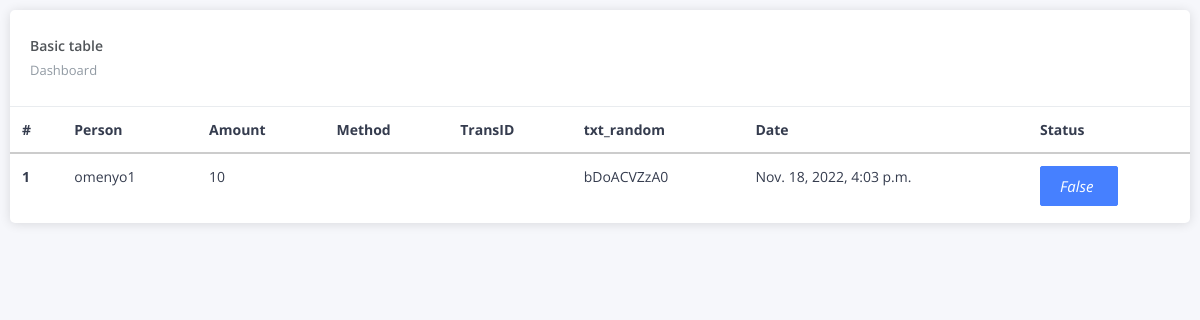
The page /deposit_table on the database as committed earlier.
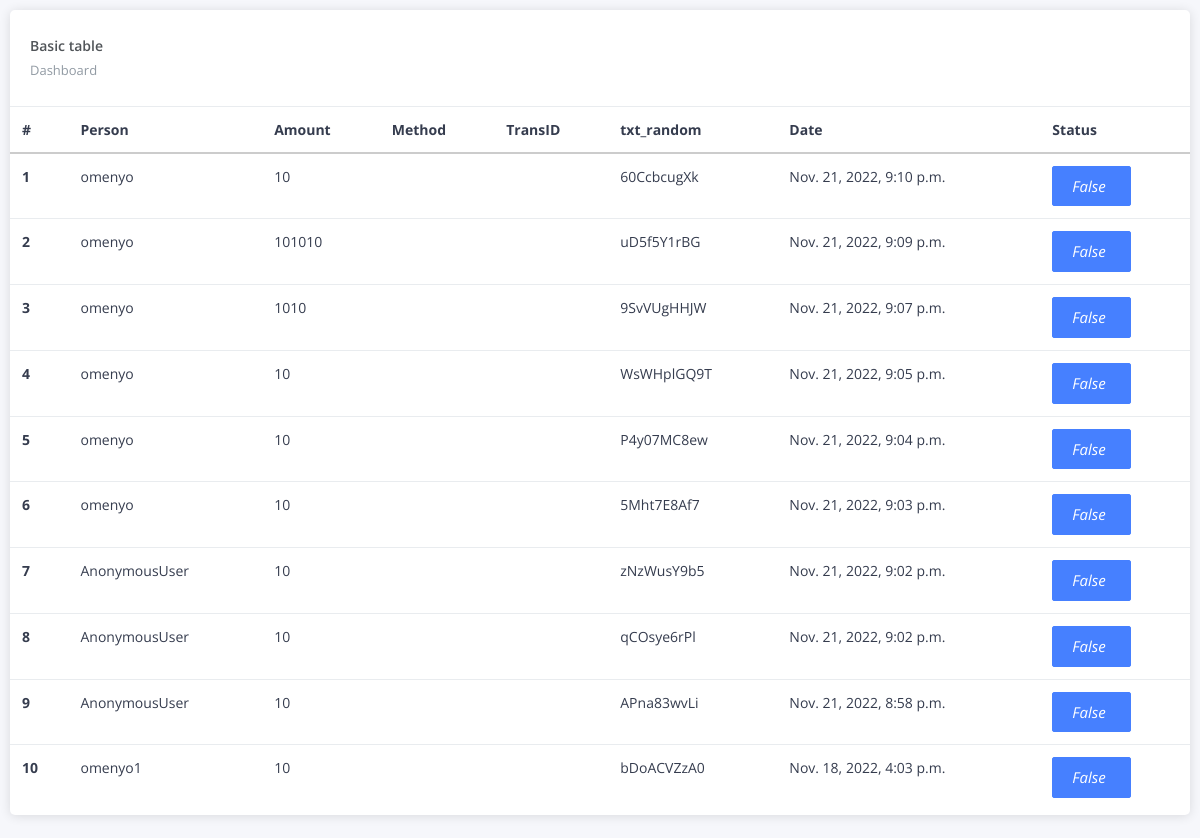
The same page on the database as committed later.
### main/models.py (models this page shows, shortened)
class Deposit(models.Model):
	person = models.CharField(max_length=1000)
	amount= models.CharField(max_length=1000)
	txt_random=models.CharField(max_length=1000, default=1)
	date_deposit =models.DateTimeField(default=datetime.datetime.today)
	status=models.BooleanField(default=False)
	class Meta:
		ordering = ('-date_deposit', )

### main/views.py (the view)
# urls.py: path('deposit_table', views.deposit_table, name='deposit_table'),
def deposit_table(request):
    deposits= Deposit.objects.filter(status=False)
    context={'deposits':deposits}
    return render(request,'super.html',context)

### templates/super.html (shortened to what this page needs)
{% extends 'base2.html' %}
{% load static %}
{% load crispy_forms_tags %}
{% block body %}
<div class="pcoded">
    <div class="pcoded-inner-content">
        <div class="main-body">
            <div class="page-body">
                <div class="card">
                    <div class="card-header">
                        <h5>Basic table</h5>
                        <a href="/admin/"><span>Dashboard</span></a>
                        <div class="card-header-right">    <ul class="list-unstyled card-option">        <li><i class="icofont icofont-simple-left "></i></li>        </ul></div>
                    </div>
                    <div class="card-block table-border-style">
                        <div class="table-responsive">
                            <table class="table">
                                <thead>
                                    <tr>
                                        <th>#</th>
                                        <th>Person</th>
                                        <th>Amount</th>
                                        <th>Method</th>
                                        <th>TransID</th>
                                        <th>txt_random</th>
                                        <th>Date</th>
                                        <th>Status</th>
                                    </tr>
                                </thead>
                                <tbody>
                                    {% for brand in deposits %}
                                    <tr>
                                        <th scope="row">{{ forloop.counter }}</th>
                                        <td>{{ brand.person }}</td>
                                        <td>{{ brand.amount }}</td>
                                        <td>{{ brand.method.name }}</td>
                                        <td>{{ brand.transID }}</td>
                                        <td>{{ brand.txt_random }}</td>
                                        <td>{{ brand.date_deposit }}</td>
                                        <td><a href="{% url 'deposit_update' brand.id %}" class="btn btn-primary">
                                        <i class="fa fa-edit">{{ brand.status }}</i>
                                        </a></td>
                                    </tr>
                                    {% endfor %}
                                </tbody>
                            </table>
                        </div>
                    </div>
                </div>
{% endblock %}

### templates/base2.html (shortened to what this page needs)
{% load static %}
<!DOCTYPE html>
<html lang="en">
<head>
      <link rel="stylesheet" type="text/css" href="{% static 'assets/css/bootstrap/css/bootstrap.min.css' %}">
      <link rel="stylesheet" type="text/css" href="{% static 'assets/icon/themify-icons/themify-icons.css' %}">
      <link rel="stylesheet" type="text/css" href="{% static 'assets/icon/icofont/css/icofont.css' %}">
      <link rel="stylesheet" type="text/css" href="{% static 'assets/css/style.css' %}">
      <link rel="stylesheet" type="text/css" href="{% static 'assets/css/jquery.mCustomScrollbar.css' %}">
  </head>
  <body>
    <div id="pcoded" class="pcoded">
        <div class="pcoded-container navbar-wrapper">
            <div class="pcoded-main-container">
                <div class="pcoded-wrapper">
{% block body %}
{% endblock %}
</body>
</html>

Rows that differ between the two databases and show on the page:
added Deposit: person "omenyo", amount "10", txt_random "60CcbcugXk", date_deposit "Nov. 21, 2022, 9:10 p.m.", status "False"
added Deposit: person "omenyo", amount "101010", txt_random "uD5f5Y1rBG", date_deposit "Nov. 21, 2022, 9:09 p.m.", status "False"
added Deposit: person "omenyo", amount "1010", txt_random "9SvVUgHHJW", date_deposit "Nov. 21, 2022, 9:07 p.m.", status "False"
added Deposit: person "omenyo", amount "10", txt_random "WsWHplGQ9T", date_deposit "Nov. 21, 2022, 9:05 p.m.", status "False"
added Deposit: person "omenyo", amount "10", txt_random "P4y07MC8ew", date_deposit "Nov. 21, 2022, 9:04 p.m.", status "False"
added Deposit: person "omenyo", amount "10", txt_random "5Mht7E8Af7", date_deposit "Nov. 21, 2022, 9:03 p.m.", status "False"
added Deposit: person "AnonymousUser", amount "10", txt_random "zNzWusY9b5", date_deposit "Nov. 21, 2022, 9:02 p.m.", status "False"
added Deposit: person "AnonymousUser", amount "10", txt_random "qCOsye6rPl", date_deposit "Nov. 21, 2022, 9:02 p.m.", status "False"
added Deposit: person "AnonymousUser", amount "10", txt_random "APna83wvLi", date_deposit "Nov. 21, 2022, 8:58 p.m.", status "False"
